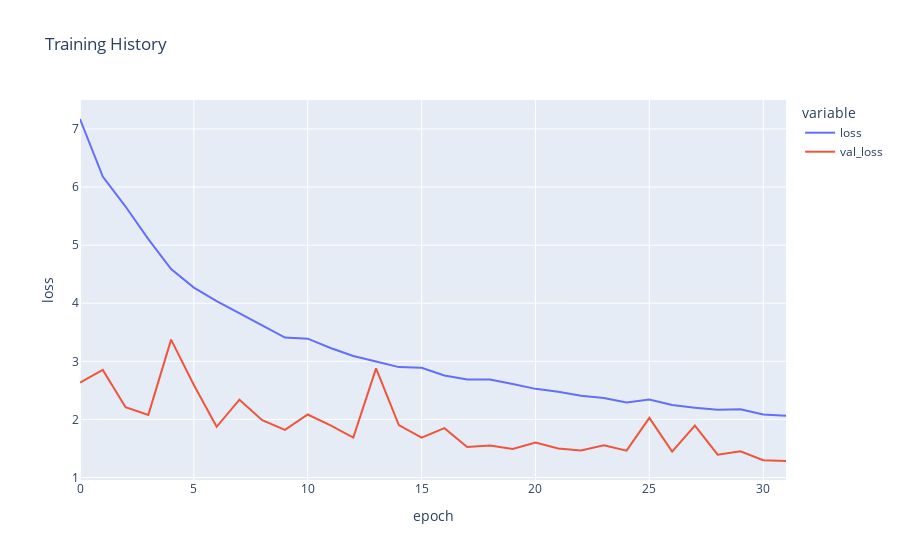

Notebook source saved alongside this figure:
### Code cell
fig = px.line(
    history1.history, y=['loss', 'val_loss'],
    labels={'index': 'epoch', 'value': 'loss'}, 
    title='Training History')
fig.show()

### Figure 1 — Plotly figure (JSON) as saved in the notebook; plotly's stock layout.template omitted (floating-point values rounded to 4 significant figures)
{"data": [{"hovertemplate": "variable=loss<br>epoch=%{x}<br>loss=%{y}<extra></extra>", "legendgroup": "loss", "line": {"color": "#636efa", "dash": "solid"}, "marker": {"symbol": "circle"}, "mode": "lines", "name": "loss", "orientation": "v", "showlegend": true, "type": "scatter", "x": [0, 1, 2, 3, 4, 5, 6, 7, 8, 9, 10, 11, 12, 13, 14, 15, 16, 17, 18, 19, 20, 21, 22, 23, 24, 25, 26, 27, 28, 29, 30, 31], "xaxis": "x", "y": [7.171, 6.18, 5.664, 5.102, 4.587, 4.268, 4.037, 3.834, 3.62, 3.409, 3.39, 3.229, 3.092, 2.996, 2.9, 2.888, 2.755, 2.686, 2.688, 2.611, 2.526, 2.475, 2.406, 2.369, 2.29, 2.341, 2.247, 2.202, 2.166, 2.173, 2.084, 2.063], "yaxis": "y"}, {"hovertemplate": "variable=val_loss<br>epoch=%{x}<br>loss=%{y}<extra></extra>", "legendgroup": "val_loss", "line": {"color": "#EF553B", "dash": "solid"}, "marker": {"symbol": "circle"}, "mode": "lines", "name": "val_loss", "orientation": "v", "showlegend": true, "type": "scatter", "x": [0, 1, 2, 3, 4, 5, 6, 7, 8, 9, 10, 11, 12, 13, 14, 15, 16, 17, 18, 19, 20, 21, 22, 23, 24, 25, 26, 27, 28, 29, 30, 31], "xaxis": "x", "y": [2.634, 2.852, 2.211, 2.078, 3.374, 2.593, 1.873, 2.339, 1.987, 1.819, 2.084, 1.897, 1.688, 2.879, 1.901, 1.686, 1.849, 1.525, 1.551, 1.49, 1.604, 1.498, 1.467, 1.554, 1.462, 2.027, 1.445, 1.892, 1.392, 1.453, 1.298, 1.284], "yaxis": "y"}], "layout": {"legend": {"title": {"text": "variable"}, "tracegroupgap": 0}, "title": {"text": "Training History"}, "xaxis": {"anchor": "y", "domain": [0, 1], "title": {"text": "epoch"}}, "yaxis": {"anchor": "x", "domain": [0, 1], "title": {"text": "loss"}}}}
